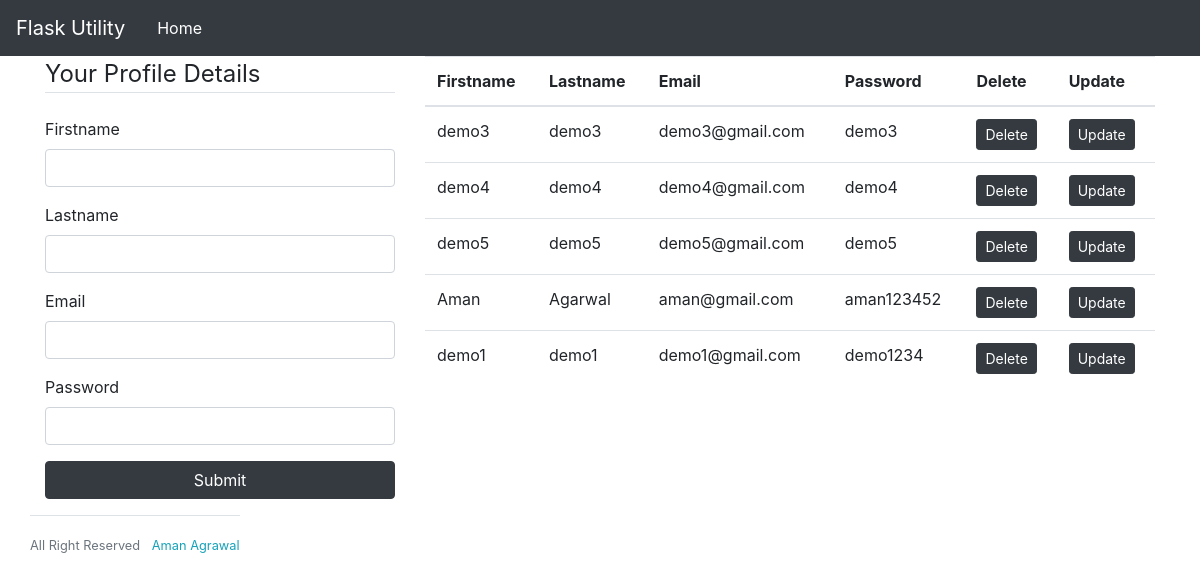
Before: / with the older database file.
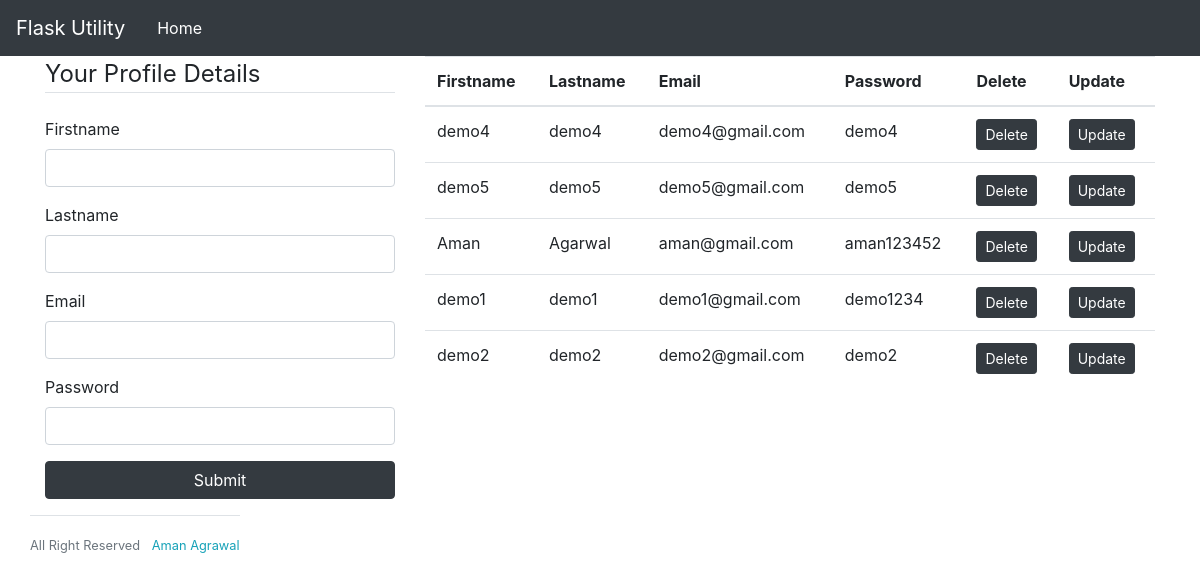
After: the same page with the newer database file.
### app.py (models this page shows)
class User1(db.Model):
    id = db.Column(db.Integer,primary_key=True, autoincrement=True)
    firstname = db.Column(db.String(200))
    lastname = db.Column(db.String(200))
    email = db.Column(db.String(200))
    password = db.Column(db.String(200))

### app.py (the view, shortened to what this page needs)
@app.route('/',methods=['GET','POST'])
def get():
    if request.method == "GET":
        user1s = User1.query.all()
        page ='home'
        user = User1(firstname='',lastname='',email='',password='')
        return render_template('home.html',user1s=user1s,page=page,user=user)

### templates/home.html (shortened to what this page needs)
{% extends 'index.html' %}
{% block content %}
<div class="row">
    <div class="col-lg-4">
        {% if page == 'home' %}
        <form action="/" method="POST" class="form-group">
        {% endif %}
        <fieldset class="form-group">
            <legend class="border-bottom mb-4 "><span class="glyphicon glyphicon-user">Your Profile Details</span></legend>
            <div class="form-group">
                <label for="">Firstname</label>
                <input type="text" name="firstname" class="form-control" value={{user.firstname}}>
            </div>
            <div class="form-group">
                <label for="">Lastname</label>
                <input type="text" name="lastname" class="form-control" value={{user.lastname}}>
            </div>
            <div class="form-group">
                <label for="">Email</label>
                <input type="text" name="email" class="form-control" value={{user.email}}>
            </div>
            <div class="form-group">
                <label for="">Password</label>
                <input type="text" name="password" class="form-control" value={{user.password}}>
            </div>
        <button class="btn btn-block btn-dark">Submit</button>
        </form>
    </div>
    <div class="col-lg-8">
        <table class="table">
            <thead>
                <th>Firstname</th>
                <th>Lastname</th>
                <th>Email</th>
                <th>Password</th>
                <th>Delete</th>
                <th>Update</th>
            </thead>
            <tbody>
                {% for i in user1s %}
                <tr>
                    <td>{{ i.firstname }}</td>
                    <td>{{ i.lastname }}</td>
                    <td>{{ i.email }}</td>
                    <td>{{ i.password }}</td>
                    <td>
                        <a href='/user/delete/{{i.id}}' class="btn btn-sm btn-dark">Delete</a>
                    </td>
                    <td>
                        <a href='/user/update/{{i.id}}' class="btn btn-sm btn-dark">Update</a>
                    </td>
                </tr>
                {% endfor %}
            </tbody>
        </table>
    </div>
    <div class="border-top pt-3">
        <small class="text-muted">
            All Right Reserved <a class="ml-2 text-info" href="{{ url_for('get')}}" >Aman Agrawal</a>
        </small>
    </div>
</div>
{% endblock %}

### templates/index.html (shortened to what this page needs)
<!DOCTYPE html>
<html lang="en">
<head>
  <link rel="stylesheet" href="https://stackpath.bootstrapcdn.com/bootstrap/4.3.1/css/bootstrap.min.css"
>
</head>
<body>
  <nav class="navbar navbar-expand-lg navbar-dark bg-dark">
    <a class="navbar-brand" href="#">Flask Utility</a>
    <div class="collapse navbar-collapse" id="navbarNavAltMarkup">
      <div class="navbar-nav ml-2 ">
        <a class="nav-item nav-link active" href="#">
          Home <span class="sr-only">(current)</span></a>
      </div>
    </div>
  </nav>
  <div class="container">
    {% block content %}{% endblock %}
  </div>
</body>
</html>

Changed rows visible on the page:
removed User1: firstname "demo3", lastname "demo3", email "demo3@gmail.com", password "demo3"
added User1: firstname "demo2", lastname "demo2", email "demo2@gmail.com", password "demo2"
